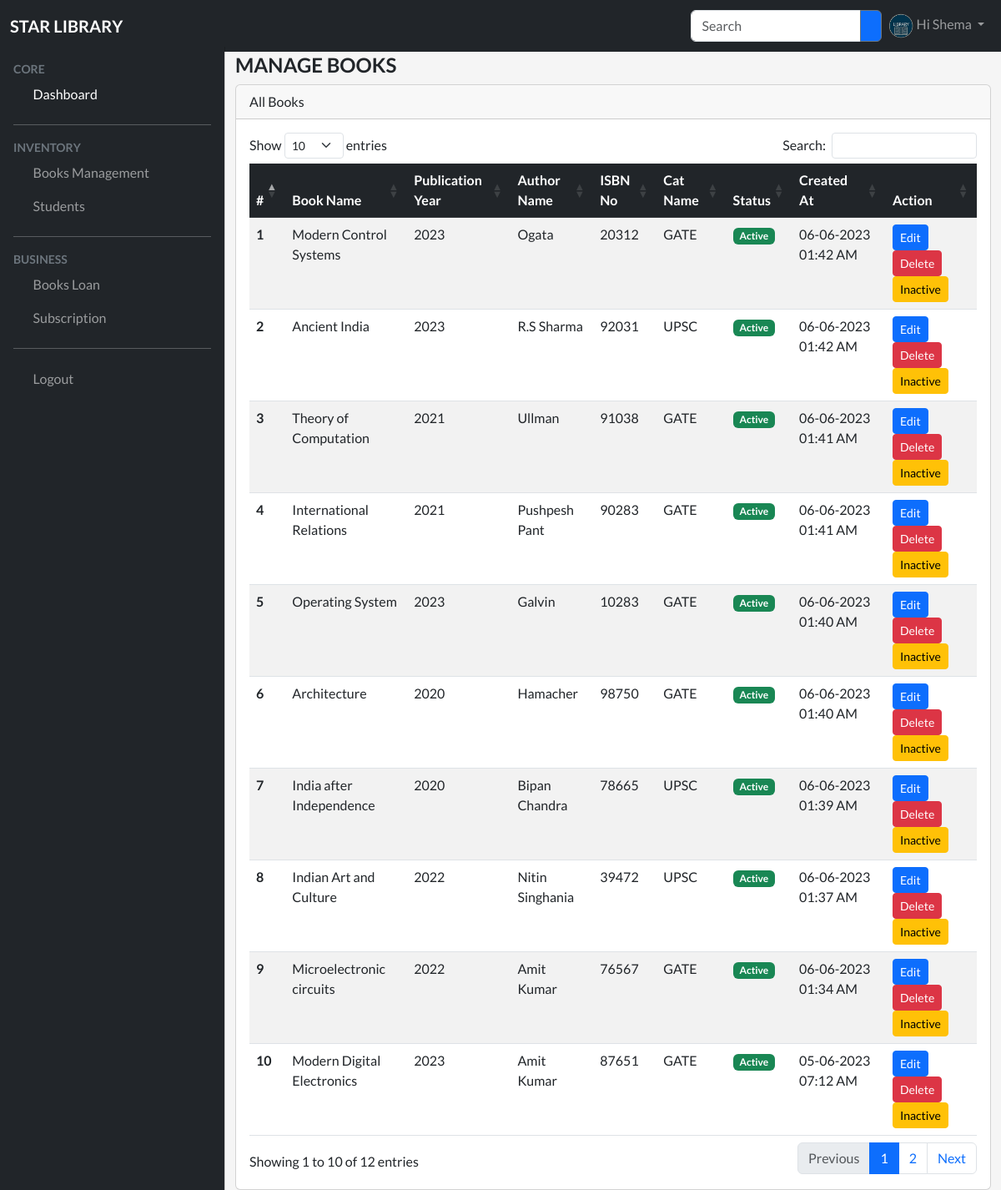
The app's page /books/index.php (signed in) with its own data.
### tables this page shows
CREATE TABLE `books` (
  `id` int(11) NOT NULL,
  `title` varchar(255) DEFAULT NULL,
  `author` varchar(255) DEFAULT NULL,
  `publication_year` varchar(10) DEFAULT NULL,
  `isbn` varchar(255) DEFAULT NULL,
  `category_id` int(11) DEFAULT NULL,
  `status` tinyint(1) NOT NULL DEFAULT 1,
  `created_at` timestamp NOT NULL DEFAULT current_timestamp(),
  `updated_at` timestamp NULL DEFAULT NULL
);

CREATE TABLE `categories` (
  `id` int(11) NOT NULL,
  `name` varchar(255) DEFAULT NULL,
  `created_at` timestamp NOT NULL DEFAULT current_timestamp(),
  `updated_at` timestamp NULL DEFAULT NULL
);

### models/book.php (called while the page is built, shortened)
<?php
function getBooks($conn)
{
    $sql = "select b.*, c.name as cat_name from books b
        left join categories c on c.id = b.category_id
        order by id desc";
    $result = $conn->query($sql);
    return $result;
}

### books/index.php (the view, shortened to what this page needs)
<?php
include_once(DIR_URL . "config/database.php");
include_once(DIR_URL . "models/book.php");
$books = getBooks($conn);
include_once(DIR_URL . "include/header.php");
include_once(DIR_URL . "include/topbar.php");
include_once(DIR_URL . "include/sidebar.php");
?>
<main class="mt-5 pt-3">
    <div class="container-fluid">
        <div class="row dashboard-counts">
            <div class="col-md-12">
                <h4 class="fw-bold text-uppercase">Manage Books</h4>
            </div>
            <div class="col-md-12">
                <div class="card">
                    <div class="card-header">
                        All Books
                    </div>
                    <div class="card-body">
                        <div class="table-responsive">
                            <table id="data-table" class="table table-responsive table-striped" style="width:100%">
                                <thead class="table-dark">
                                    <tr>
                                        <th scope="col">#</th>
                                        <th scope="col">Book Name</th>
                                        <th scope="col">Publication Year</th>
                                        <th scope="col">Author Name</th>
                                        <th scope="col">ISBN No</th>
                                        <th scope="col">Cat Name</th>
                                        <th scope="col">Status</th>
                                        <th scope="col">Created At</th>
                                        <th scope="col">Action</th>
                                    </tr>
                                </thead>
                                <tbody>
                                    <?php
                                    if ($books->num_rows > 0) {
                                        $i = 1;
                                        while ($row = $books->fetch_assoc()) {
                                            ?>
                                            <tr>
                                                <th scope="row"><?php echo $i++ ?></th>
                                                <td><?php echo $row['title'] ?></td>
                                                <td><?php echo $row['publication_year'] ?></td>
                                                <td><?php echo $row['author'] ?></td>
                                                <td><?php echo $row['isbn'] ?></td>
                                                <td><?php echo $row['cat_name'] ?></td>
                                                <td>
                                                    <?php
                                                    if ($row['status'] == 1)
                                                        echo '<span class="badge text-bg-success">Active</span>';
                                                    else echo '<span class="badge text-bg-danger">Inactive</span>';
                                                    ?>
                                                </td>
                                                <td><?php echo date("d-m-Y h:i A", strtotime($row['created_at'])) ?></td>
                                                <td>
                                                    <a href="<?php echo BASE_URL ?>books/edit.php?id=<?php echo $row['id'] ?>" class="btn btn-primary btn-sm">
                                                        Edit
                                                    </a>
                                                    <a href="<?php echo BASE_URL ?>books?action=delete&id=<?php echo $row['id'] ?>" class="btn btn-danger btn-sm">
                                                        Delete
                                                    </a>
                                                    <?php if ($row['status'] == 1) { ?>
                                                        <a href="<?php echo BASE_URL ?>books?action=status&id=<?php echo $row['id'] ?>&status=0" class="btn btn-warning btn-sm">
                                                            Inactive
                                                        </a>
                                                    <?php }
                                                if ($row['status'] == 0) {  ?>
                                                    </td>
                                                <?php } ?>
                                            </tr>
                                        <?php }
                                } ?>
                                </tbody>
                            </table>
                        </div>
                    </div>
                </div>
            </div>
        </div>
    </div>
</main>
<?php include_once(DIR_URL . "include/footer.php") ?>

### assets/css/style.css (style rules this page uses)
body { font-family: "Lato", sans-serif; background-color: #f5f5f5; height: 100vh; }
:root { --offcanvas-width: 270px; --topNavbarHeight: 56px; }
@media (min-width: 992px) { body { overflow: auto !important; } }
@media (min-width: 992px) { main { margin-left: var(--offcanvas-width); } }

### records on screen
books: title "Modern Control Systems", publication_year "2023", author "Ogata", isbn "20312", category.name "GATE", status "Active", created_at "06-06-2023 01:42 AM"
books: title "Ancient India", publication_year "2023", author "R.S Sharma", isbn "92031", category.name "UPSC", status "Active", created_at "06-06-2023 01:42 AM"
books: title "Theory of Computation", publication_year "2021", author "Ullman", isbn "91038", category.name "GATE", status "Active", created_at "06-06-2023 01:41 AM"
books: title "International Relations", publication_year "2021", author "Pushpesh Pant", isbn "90283", category.name "GATE", status "Active", created_at "06-06-2023 01:41 AM"
books: title "Operating System", publication_year "2023", author "Galvin", isbn "10283", category.name "GATE", status "Active", created_at "06-06-2023 01:40 AM"
books: title "Architecture", publication_year "2020", author "Hamacher", isbn "98750", category.name "GATE", status "Active", created_at "06-06-2023 01:40 AM"
books: title "India after Independence", publication_year "2020", author "Bipan Chandra", isbn "78665", category.name "UPSC", status "Active", created_at "06-06-2023 01:39 AM"
books: title "Indian Art and Culture", publication_year "2022", author "Nitin Singhania", isbn "39472", category.name "UPSC", status "Active", created_at "06-06-2023 01:37 AM"
books: title "Microelectronic circuits", publication_year "2022", author "Amit Kumar", isbn "76567", category.name "GATE", status "Active", created_at "06-06-2023 01:34 AM"
books: title "Modern Digital Electronics", publication_year "2023", author "Amit Kumar", isbn "87651", category.name "GATE", status "Active", created_at "05-06-2023 07:12 AM"

### other values on screen
$_SESSION['user']['name'] "Shema"
